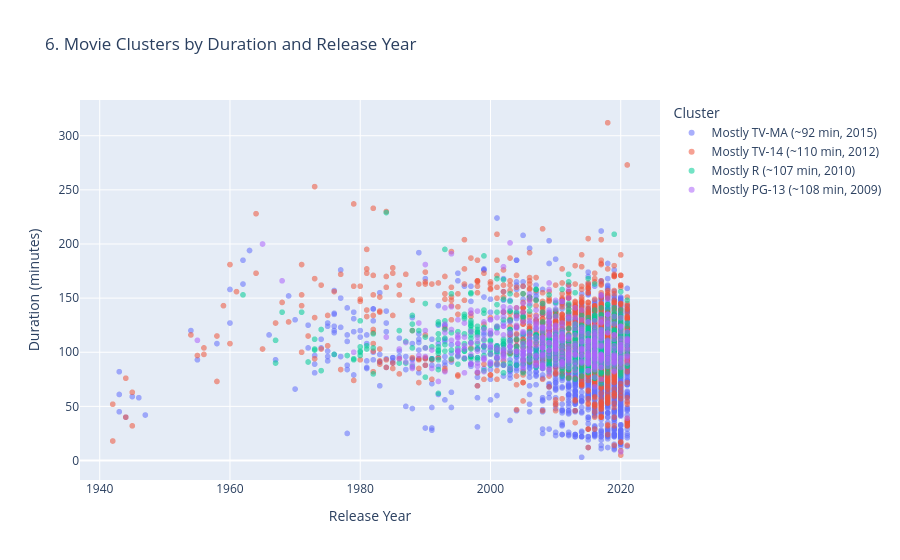

The cell this chart's notebook holds for it:
### Markdown cell above
## Visualization 6: Movie Attribute Clusters
**Research question:** Can duration, release year, and rating separate movies into distinct groups?

Each point is a movie. Position shows release year and duration. Color shows the cluster assigned above. The largest group is shorter and mostly TV-MA (3,361 movies, about 92 minutes). A longer TV-14 group (1,477 movies, about 110 minutes), an R-rated group (797 movies), and a PG-13 group (490 movies) make up the rest. These groups overlap on the scatterplot because rating separates them more than duration or year does.

**Visual mapping:** Horizontal position is release year, vertical position is duration in minutes, and color is the K-means cluster.

**Research connection:** Hayadi and Priyanto (2025) clustered 5,185 movies on duration, release year, and rating. Their four groups were longer TV-14 films, shorter TV-MA films, a second moderate-length TV-MA group, and longer R-rated films. This scatterplot uses those same features and k = 4.

### Code cell
def create_chart_6(data):
    movies = data[
        (data["type"] == "Movie")
        & (data["cluster"] != "Not Classified")
    ].copy()

    if movies.empty:
        fig = go.Figure()
        fig.update_layout(
            title="6. Movie Clusters by Duration and Release Year",
            annotations=[dict(
                text="No classified movies in this subset.",
                showarrow=False,
                xref="paper",
                yref="paper",
                x=0.5,
                y=0.5,
            )],
            xaxis_visible=False,
            yaxis_visible=False,
        )
        return fig

    order = movies["cluster"].value_counts().index.tolist()
    fig = px.scatter(
        movies,
        x="release_year",
        y="duration_minutes",
        color="cluster",
        category_orders={"cluster": order},
        title="6. Movie Clusters by Duration and Release Year",
        labels={
            "release_year": "Release Year",
            "duration_minutes": "Duration (minutes)",
            "cluster": "Cluster",
        },
        opacity=0.55,
        hover_data=["title", "rating"],
    )
    fig.update_layout(height=560)
    return fig

fig = create_chart_6(df)
fig.show()

### Figure 1 — Plotly figure (JSON) as saved in the notebook; plotly's stock layout.template omitted (floating-point values rounded to 4 significant figures; data arrays with more than 128 entries replaced by an {"elided": "..."} marker saying what was removed)
{"data": [{"customdata": {"elided": "3361x2 str values"}, "hovertemplate": "Cluster=Mostly TV-MA (~92 min, 2015)<br>Release Year=%{x}<br>Duration (minutes)=%{y}<br>title=%{customdata[0]}<br>rating=%{customdata[1]}<extra></extra>", "legendgroup": "Mostly TV-MA (~92 min, 2015)", "marker": {"color": "#636efa", "opacity": 0.55, "symbol": "circle"}, "mode": "markers", "name": "Mostly TV-MA (~92 min, 2015)", "showlegend": true, "type": "scattergl", "x": {"elided": "3361 int values"}, "xaxis": "x", "y": {"elided": "3361 float values"}, "yaxis": "y"}, {"customdata": {"elided": "1477x2 str values"}, "hovertemplate": "Cluster=Mostly TV-14 (~110 min, 2012)<br>Release Year=%{x}<br>Duration (minutes)=%{y}<br>title=%{customdata[0]}<br>rating=%{customdata[1]}<extra></extra>", "legendgroup": "Mostly TV-14 (~110 min, 2012)", "marker": {"color": "#EF553B", "opacity": 0.55, "symbol": "circle"}, "mode": "markers", "name": "Mostly TV-14 (~110 min, 2012)", "showlegend": true, "type": "scattergl", "x": {"elided": "1477 int values"}, "xaxis": "x", "y": {"elided": "1477 float values"}, "yaxis": "y"}, {"customdata": {"elided": "797x2 str values"}, "hovertemplate": "Cluster=Mostly R (~107 min, 2010)<br>Release Year=%{x}<br>Duration (minutes)=%{y}<br>title=%{customdata[0]}<br>rating=%{customdata[1]}<extra></extra>", "legendgroup": "Mostly R (~107 min, 2010)", "marker": {"color": "#00cc96", "opacity": 0.55, "symbol": "circle"}, "mode": "markers", "name": "Mostly R (~107 min, 2010)", "showlegend": true, "type": "scattergl", "x": {"elided": "797 int values"}, "xaxis": "x", "y": {"elided": "797 float values"}, "yaxis": "y"}, {"customdata": {"elided": "490x2 str values"}, "hovertemplate": "Cluster=Mostly PG-13 (~108 min, 2009)<br>Release Year=%{x}<br>Duration (minutes)=%{y}<br>title=%{customdata[0]}<br>rating=%{customdata[1]}<extra></extra>", "legendgroup": "Mostly PG-13 (~108 min, 2009)", "marker": {"color": "#ab63fa", "opacity": 0.55, "symbol": "circle"}, "mode": "markers", "name": "Mostly PG-13 (~108 min, 2009)", "showlegend": true, "type": "scattergl", "x": {"elided": "490 int values"}, "xaxis": "x", "y": {"elided": "490 float values"}, "yaxis": "y"}], "layout": {"height": 560, "legend": {"title": {"text": "Cluster"}, "tracegroupgap": 0}, "title": {"text": "6. Movie Clusters by Duration and Release Year"}, "xaxis": {"anchor": "y", "domain": [0, 1], "title": {"text": "Release Year"}}, "yaxis": {"anchor": "x", "domain": [0, 1], "title": {"text": "Duration (minutes)"}}}}
